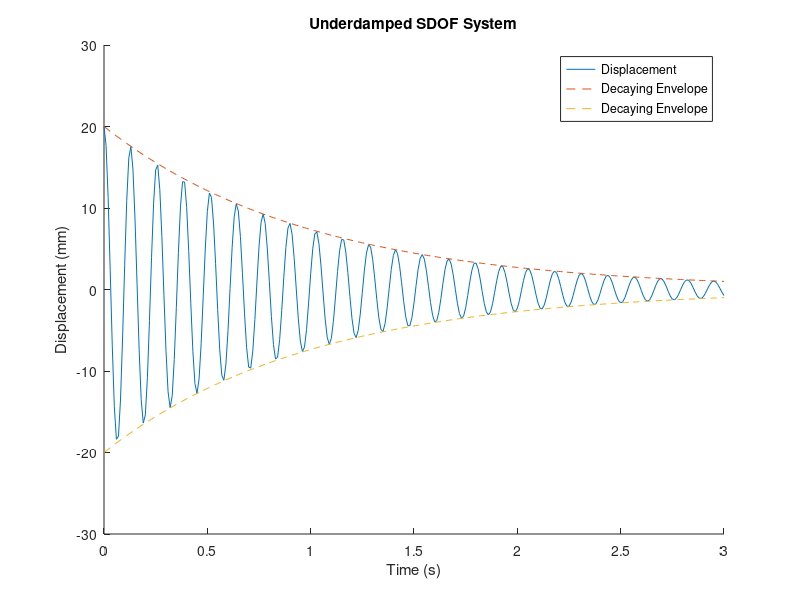

MATLAB code to generate this figure:
clc; clear all;
c = 2; k = 2400; x0 = 20; v0 = 0; %in mm and mm/s
natFreq = sqrt(k);
dampingRat = c/2/natFreq;
dampedFreq = natFreq * sqrt(1-dampingRat^2);
A = (1/dampedFreq) * sqrt((v0 + dampingRat * natFreq * x0)^2 + (x0*natFreq)^2);
phi = atan((x0*dampedFreq)/(v0+dampingRat*natFreq*x0));
t = 0:0.01:3;

x = A .* exp(-dampingRat * natFreq .* t).*sin(dampedFreq .* t + phi);
envelope1 = A .* exp(-dampingRat * natFreq .* t);
envelope2 = -A .* exp(-dampingRat * natFreq .* t);

hold on
plot(t,x)
plot(t,envelope1,'--')
plot(t,envelope2,'--')
title('Underdamped SDOF System');
xlabel('Time (s)');
ylabel('Displacement (mm)');
legend('Displacement','Decaying Envelope','Decaying Envelope');
